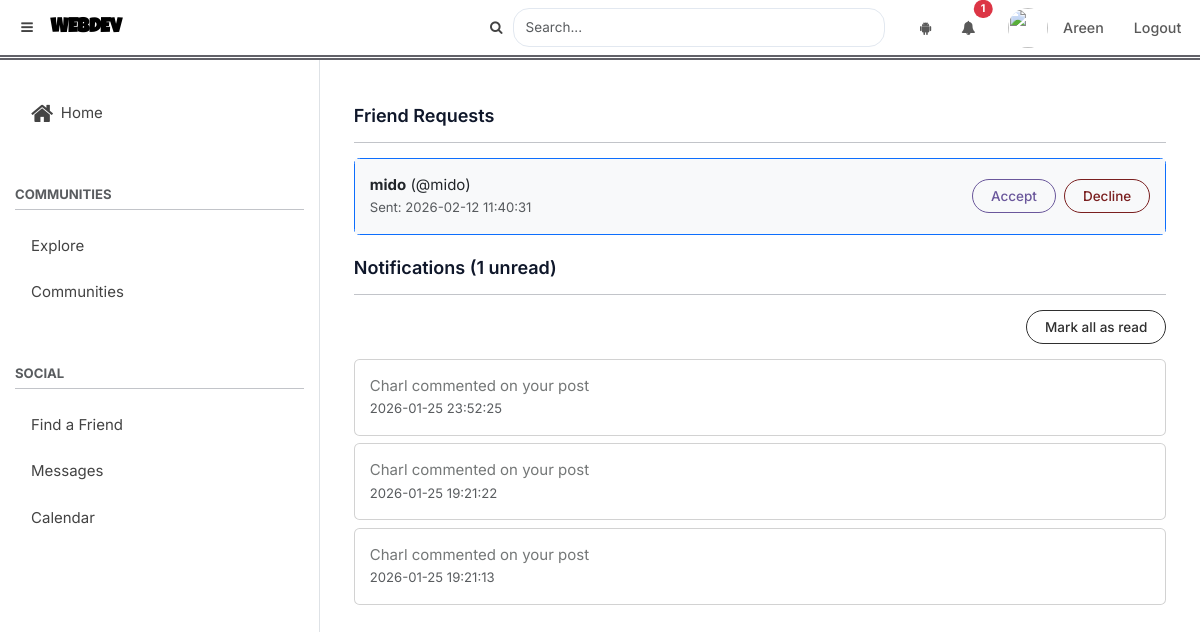
The app's page /notifications (signed in), older data.
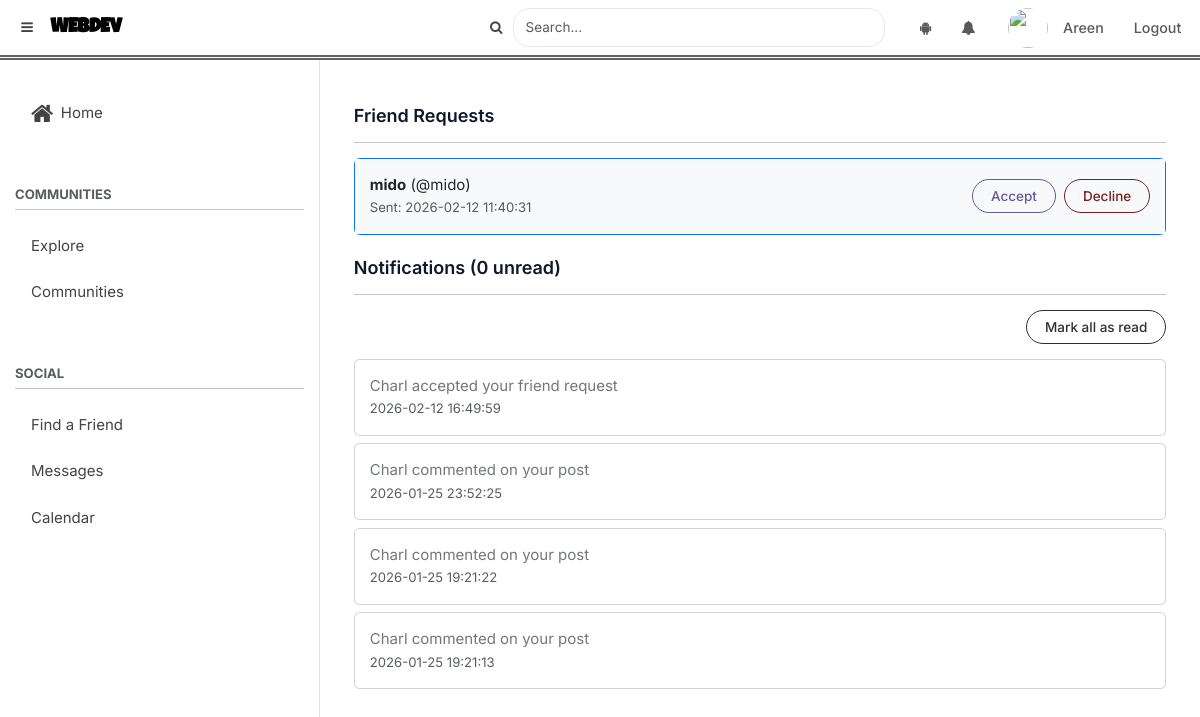
The same page, newer data.
### tables this page shows
CREATE TABLE friends (
            friendship_id INTEGER PRIMARY KEY AUTOINCREMENT,

            requester_id INTEGER NOT NULL,
            addressee_id INTEGER NOT NULL,

            status TEXT NOT NULL CHECK (status IN ('pending', 'accepted', 'blocked')),
            created_at DATETIME DEFAULT CURRENT_TIMESTAMP,
            responded_at DATETIME,

            UNIQUE (requester_id, addressee_id),

            FOREIGN KEY (requester_id) REFERENCES users(user_id) ON DELETE CASCADE,
            FOREIGN KEY (addressee_id) REFERENCES users(user_id) ON DELETE CASCADE,

            CHECK (requester_id != addressee_id)
        );

CREATE TABLE users (
            user_id INTEGER PRIMARY KEY AUTOINCREMENT,
            username TEXT UNIQUE NOT NULL,
            password TEXT NOT NULL,
            email TEXT NOT NULL,
            phone TEXT NOT NULL,
            age INT NOT NULL
        , public_key TEXT);

CREATE TABLE notifications (
        notification_id INTEGER PRIMARY KEY AUTOINCREMENT,
        user_id INTEGER NOT NULL,            -- receiver
        actor_id INTEGER,
        type TEXT NOT NULL,
        reference_id INTEGER,
        message TEXT NOT NULL,
        link TEXT,
        is_read INTEGER DEFAULT 0,
        created_at DATETIME DEFAULT CURRENT_TIMESTAMP,
        FOREIGN KEY(user_id) REFERENCES users(user_id) ON DELETE CASCADE,
        FOREIGN KEY(actor_id) REFERENCES users(user_id) ON DELETE CASCADE
    );

### main.py (the view)
@app.route('/notifications')
def notifications_page():
    if 'user_id' not in session:
        return redirect(url_for('index'))
    page = request.args.get('page', 1, type=int)
    per_page = 15
    offset = (page - 1) * per_page
    conn = get_db()
    notifications = conn.execute("""
        SELECT n.*, u.username AS actor_username
        FROM notifications n
        LEFT JOIN users u ON n.actor_id = u.user_id
        WHERE n.user_id = ?
        ORDER BY n.created_at DESC
        LIMIT ? OFFSET ?
    """, (session['user_id'], per_page, offset)).fetchall()
    friend_requests = conn.execute("""
        SELECT f.friendship_id, u.username, COALESCE(p.display_name, u.username) as display_name, f.created_at
        FROM friends f
        JOIN users u ON f.requester_id = u.user_id
        LEFT JOIN user_profiles p ON u.user_id = p.user_id
        WHERE f.addressee_id = ? AND f.status = 'pending'
        ORDER BY f.created_at DESC
    """, (session['user_id'],)).fetchall()
    total = conn.execute("""
        SELECT COUNT(*) as count
        FROM notifications
        WHERE user_id = ?
    """, (session['user_id'],)).fetchone()['count']
    total_pages = (total + per_page - 1) // per_page
    return render_template(
        'notifications.html',
        notifications=notifications,
        friend_requests=friend_requests,
        unread_count=count_unread_notifications(session['user_id']),
        page=page,
        total_pages=total_pages
    )

### helpers.py (called while the page is built)
def connect_db():
    sql = sqlite3.connect(DATABASE)
    sql.row_factory = sqlite3.Row
    sql.execute("PRAGMA foreign_keys = ON")
    return sql

def get_db():
    if not hasattr(g, 'sqlite3_db'):
        g.sqlite3_db = connect_db()
    return g.sqlite3_db

def count_unread_notifications(user_id):
    conn = get_db()
    row = conn.execute("SELECT COUNT(*) AS cnt FROM notifications WHERE user_id=? AND is_read=0", (user_id,)).fetchone()
    return row['cnt']

### templates/notifications.html (shortened to what this page needs)
{% extends 'base.html' %}
{% block body %}
<div class="container mt-4">
    {% if friend_requests %}
    <div class="mb-4">
        <h3>Friend Requests</h3>
        <hr>
        {% for req in friend_requests %}
        <div class="card mb-2 border-primary">
            <div class="card-body d-flex justify-content-between align-items-center bg-light">
                <div>
                    <strong>{{ req.display_name }}</strong> (@{{ req.username }})
                    <br>
                    <small class="text-muted">Sent: {{ req.created_at }}</small>
                </div>
                <div>
                    <form method="POST" action="{{ url_for('accept_friend', friendship_id=req.friendship_id) }}"
                        class="d-inline">
                        <button type="submit" class="btn btn-sm btn-success me-1">Accept</button>
                    </form>
                    <form method="POST" action="{{ url_for('decline_friend', friendship_id=req.friendship_id) }}"
                        class="d-inline">
                        <button type="submit" class="btn btn-sm btn-danger">Decline</button>
                    </form>
                </div>
            </div>
        </div>
        {% endfor %}
    </div>
    {% endif %}
    <h3>Notifications ({{ unread_count }} unread)</h3>
    <hr>
    {% if notifications %}
    <form method="POST" action="{{ url_for('mark_all_notifications') }}" class="mb-3 text-end">
        <button type="submit" class="btn btn-outline-success btn-sm">Mark all as read</button>
    </form>
    {% for notif in notifications %}
    {% if notif.type != 'friend_request' %}
    <div class="card mb-2 {% if notif.is_read == 0 %}bg-light{% endif %}">
        <div class="card-body d-flex justify-content-between align-items-center">
            <div>
                {% if notif.link %}
                <a href="{{ notif.link }}" class="text-decoration-none">{{ notif.message }}</a>
                {% else %}
                {{ notif.message }}
                {% endif %}
                <br>
                <small class="text-muted">{{ notif.created_at }}</small>
            </div>
        </div>
    </div>
    {% endif %}
    {% endfor %}
    {% else %}
    <p class="text-muted">No notifications.</p>
    {% endif %}
</div>
{% endblock %}

### templates/base.html (shortened to what this page needs)
<!DOCTYPE html>
<html lang="en">
<head>
    <link href="https://cdn.jsdelivr.net/npm/bootstrap@5.3.8/dist/css/bootstrap.min.css" rel="stylesheet">
    <link rel="stylesheet" href="https://cdnjs.cloudflare.com/ajax/libs/font-awesome/4.7.0/css/font-awesome.min.css">
    <link rel="stylesheet" href="{{ url_for('static', filename='main.css') }}">
</head>
<body>
    <nav id="topnavbar" class="navbar navbar-expand-lg navbar-light">
        <div class="container-fluid">
            <div class="d-flex align-items-center">
                <button id="sidebarToggle" class="btn me-2">
                    <i class="fa fa-bars"></i>
                </button>
                <a class="navbar-brand mb-0" href="{{ url_for('index') }}">WEBDEV</a>
            </div>
<div class="collapse navbar-collapse" id="navbarNav">
            <button class="btn btn-outline-primary" type="submit">
            <i class="fa fa-search"></i>
        </button>
    <form class="d-flex mx-lg-auto my-2 my-lg-0 search" role="search" method="GET" action="{{ url_for('search') }}" style="max-width: 400px; width: 100%; margin-right: 20px;">
        <input class="form-control me-2" type="search" name="q" placeholder="Search..." aria-label="Search">
    </form>
    <ul class="navbar-nav ms-auto align-items-center">
                <ul class="navbar-nav ms-auto align-items-center">
                    {% if logged_in %}
                    <li class="nav-item me-3">
                        <a class="nav-link position-relative" href="#" data-bs-toggle="modal"
                            data-bs-target="#aiChatModal">
                            <i class="fa fa-android" style=""></i>
                        </a>
                    </li>
                    <li class="nav-item dropdown">
                        <a class="nav-link position-relative" href="#" data-bs-toggle="dropdown">
                            <i class="fa fa-bell"></i>
                            {% if unread_count > 0 %}
                            <span
                                class="position-absolute top-0 start-100 translate-middle badge bg-danger rounded-pill">
                                {{ unread_count }}
                            </span>
                            {% endif %}
                        </a>
                    </li>
                    <li class="nav-item d-flex align-items-center me-3">
                        <img src="{{ url_for('static', filename='profile.jpg') }}" class="rounded-circle me-2 navbarpfp"
                            width="40px" height="40px">
                        <a class="nav-link" href="{{ url_for('userprofile', username=username) }}">
                            {{ username }}
                        </a>
                    </li>
                    <li class="nav-item">
                        <a class="nav-link" href="{{ url_for('logout') }}">Logout</a>
                    </li>
                    {% endif %}
                </ul>
            </div>
        </div>
    </nav>
    <div id="layoutWrapper" class="d-flex w-100">
<nav id="sidebar" class="border-end">
    <ul id="sidenav" class="nav flex-column p-3">
        <li class="nav-item">
            <a class="nav-link d-flex align-items-center" href="{{ url_for('index') }}">
                <i class="fa fa-home me-2"></i>
                Home
            </a>
        </li>
        <p class=" text-muted small fw-bold mt-5 mb-1">COMMUNITIES</p>
        <hr class="mt-0 P-0">
        <li class="nav-item">
            <a class="nav-link" data-bs-toggle="collapse" href="#communityMenu">
                Explore
            </a>
        </li>
        <li class="nav-item">
            <a class="nav-link" data-bs-toggle="collapse" href="#usercommunityMenu">
                Communities
            </a>
        </li>
        <p class=" text-muted small fw-bold mt-5 mb-1">SOCIAL</p>
        <hr class="mt-0">
        <li class="nav-item">
            <a class="nav-link" href="{{ url_for('find_a_friend_hub') }}">
                Find a Friend
            </a>
        </li>
        <li class="nav-item">
            <a class="nav-link" href="{{ url_for('my_messages') }}">
                Messages
            </a>
        </li>
<li class="nav-item">
    <a class="nav-link" href="{{ url_for('calendar') }}">
        Calendar
    </a>
</li>
    </ul>
</nav>
        <div id="maincontent" class="flex-grow-1 p-4">
            {% block body %}{% endblock %}
        </div>
    </div>
</body>
</html>

### static/main.css (style rules this page uses)
:root { --navbar-height: 70px; --sidebar-width: 320px; --transition-speed: 0.25s; --color-primary: #747777; --color-primary-hover: #4f46e5; --color-primary-soft: #eef2ff; --color-accent: #14b8a6; --color-accent-soft: #ecfdf5; --color-success: #6a579b; --color-warning: #968e86; --color-danger: #2a338e; --color-like: #9a1616; --color-surface: #f5f7fb; --color-surface: #ffffff; --color-surface-alt: #f1f5f9; --color-border: #e2e8f0; --color-text: #0f172a; --color-muted: #434343; --font-main: "Inter", system-ui, -apple-system, BlinkMacSystemFont, "Segoe UI", sans-serif; --radius-sm: 10px; --radius-md: 16px; --radius-lg: 24px; --shadow-sm: 0 4px 12px rgba(0, 0, 0, 0.04); --shadow-md: 0 12px 28px rgba(0, 0, 0, 0.07); --shadow-lg: 0 24px 48px rgba(0, 0, 0, 0.12); }
html, body { height: 100%; margin: 0; font-family: var(--font-main); background: var(--color-bg); color: var(--color-text); font-size: 15px; overflow: hidden; }
h3 { font-size: 1.2rem; font-weight: 600; }
p { color: var(--color-muted); line-height: 1.6; }
a { color: var(--color-primary); text-decoration: none; transition: 0.2s ease; }
#topnavbar .navbar-brand { font-weight: 600; letter-spacing: -0.3px; }
#topnavbar .nav-link { font-weight: 500; font-size: 0.95rem; }
#layoutWrapper { display: flex; height: calc(100vh - var(--navbar-height)); }
#sidebar { width: var(--sidebar-width); background: var(--color-surface); border-right: 1px solid var(--color-border); overflow-y: auto; padding-top: 16px; transition: all var(--transition-speed) ease; }
#sidebar li { list-style: none; margin-bottom: 4px; }
#sidebar li a { display: block; padding: 10px 16px; font-size: 0.92rem; color: var(--color-muted); transition: 0.2s ease; }
#maincontent { flex: 1; height: calc(100vh - var(--navbar-height)); overflow-y: auto; padding: 28px; display: flex; flex-direction: column; animation: pageFadeIn 0.4s ease-out; }
.content-card, .card { background: var(--color-surface); transition: 0.2s ease; box-shadow: none !important; border: 0 0 0 2px dotted green !important; }
.btn { font-size: 0.9rem; font-weight: 500; padding: 6px 16px; transition: 0.2s ease; }
.form-control { border-radius: var(--radius-md); font-size: 0.9rem; border: 1px solid var(--color-border); padding: 8px 12px; }
.navbar-brand { font-family: 'Luckiest Guy' !important; font-size: 20px; }
.navbarpfp { margin-left: 25px; }
.btn-outline-primary { border-color: #747777; color: black; border-radius: 999px; }
#topnavbar { border-bottom: 5px double rgb(97, 97, 104); }
#topnavbar .search { padding-right: 20px; }
i.fa.fa-home.me-2 { font-size: x-large; }
#sidebar .nav-link { font-size: 15px; }
.btn { font-weight: 500; border-radius: 999px; padding: 6px 18px; transition: all 0.2s ease; box-shadow: none !important; }
.btn-secondary, .btn-outline-primary, .btn-outline-secondary, .btn-light, .btn-dark, .btn { background: transparent !important; border: 1px solid #2f2f2f !important; color: #2f2f2f !important; }
.btn-success { background: transparent !important; border: 1px solid var(--color-success) !important; color: var(--color-success) !important; }
.btn-danger, .btn-like { background: transparent !important; border: 1px solid #7a1f1f !important; color: #7a1f1f !important; }
.btn:has(i) { border: none !important; background: transparent !important; box-shadow: none !important; padding: 6px 10px; border-radius: 12px; color: var(--color-muted) !important; transition: all 0.2s ease; }

Row changes from the older to the newer data that the page shows:
added notifications: message "Charl accepted your friend request", created_at "2026-02-12 16:49:59"
Text that changed along with them:
{{ unread_count }}: "1" → "0"
{{ unread_count }}: "1" → (not shown)
